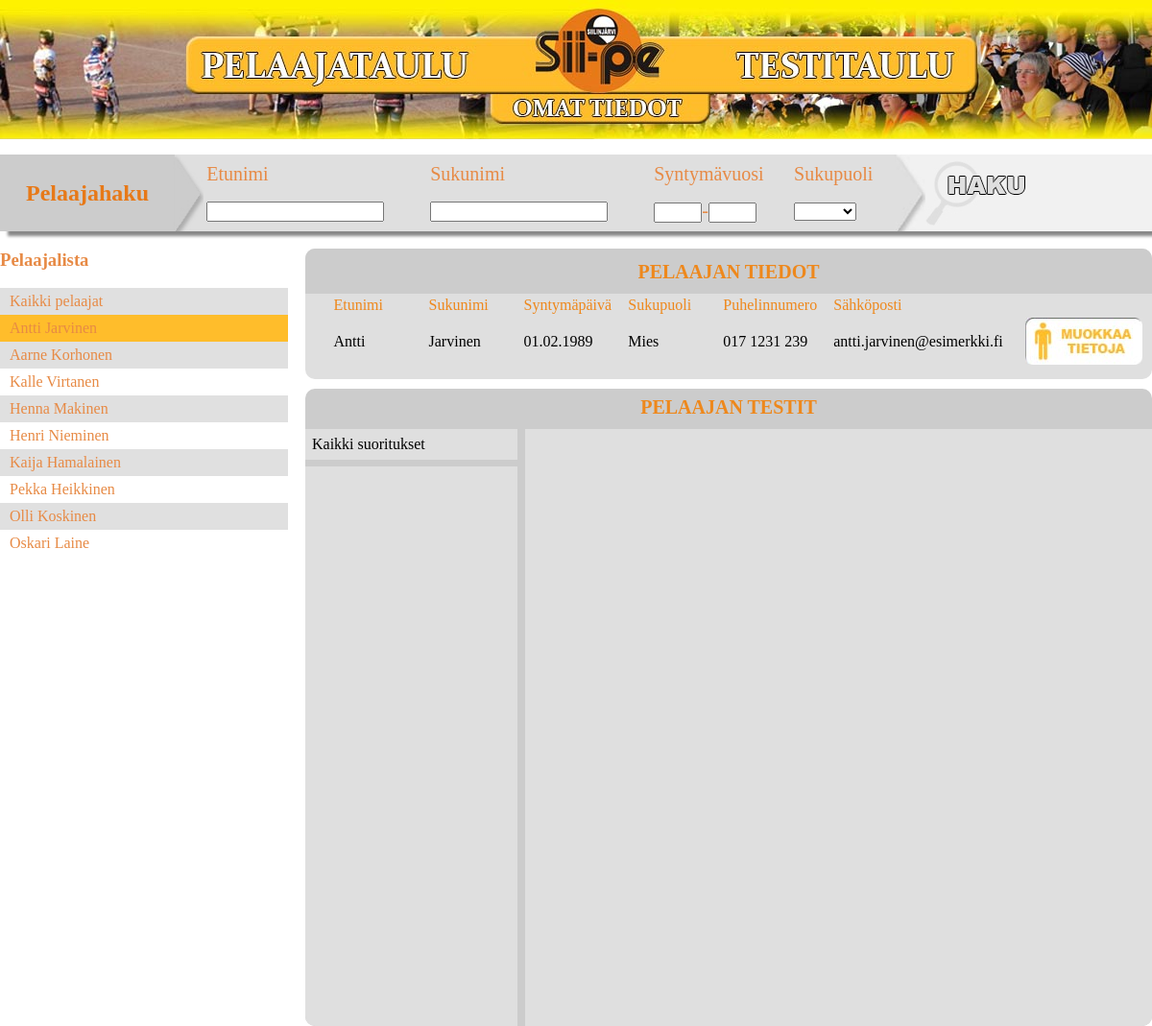
The page /proj/pelaajataulu.php?pelaaja_id=1 on the database its author committed.
### tables this page shows
CREATE TABLE `Pelaaja` (
  `pelaaja_id` INTEGER NOT NULL AUTO_INCREMENT, 
  `etunimi` VARCHAR(255) NOT NULL,
  `sukunimi` VARCHAR(255) NOT NULL,
  `syntymapaiva` DATE NOT NULL,
  `sukupuoli` VARCHAR(255) NOT NULL,
  `puhnro` VARCHAR(255) NOT NULL, 
  `email` VARCHAR(255) NOT NULL, 
  PRIMARY KEY (`pelaaja_id`)
);

### proj/pelaajataulu.php (the view, shortened to what this page needs)
<?php
	echo '
<!DOCTYPE>
<html>
<head>
	<title>Pelaajataulu</title>
	<meta charset="UTF-8" />
	<link rel="stylesheet" type="text/css" href="css/style.css" />
</head>
<body>
	<canvas id="banner"></canvas>
<div id="pelaajataulu">';
echo '
	<div class="hakupalkki">
		<form name="form_haku_pelaaja" id="form_haku1" method="post" action="">
			<div class="hakupalkki_h2">
				<h2>Pelaajahaku</h2>
			</div>
			<img class="nuoli" alt="nuoli1" src="Palat/nuoli1.jpg">
			<div class="hakupalkki_table">
				<table>
					<tr>
						<td>Etunimi</td>
						<td>Sukunimi</td>
						<td>Syntymävuosi</td>
						<td>Sukupuoli</td>
					</tr>
					<tr>
						<td><input type="text" name="pelaajahaku_etunimi"></td>
						<td><input type="text" name="pelaajahaku_sukunimi"></td>
						<td><input class="shortInput" type="text" name="pelaajahaku_syntymavuosi1">-<input class="shortInput" type="text" name="pelaajahaku_syntymavuosi2"></td>
						<td><select name="pelaajahaku_sukupuoli">
							<option value="" selected="selected"></option>
							<option value="Mies">Mies</option>
							<option value="Nainen">Nainen</option>
						</select></td>
					</tr>
				</table>
			</div>
			<img class="nuoli" alt="nuoli2" src="Palat/nuoli2.jpg">
			<div class="hakupainike">
				<input type="submit" name="haku" value="Hae">
			</div>
		</form>
	</div>';
if(isset($_POST['haku']) ){
	$kysely="SELECT PELAAJA_ID, ETUNIMI, SUKUNIMI, SYNTYMAPAIVA, SUKUPUOLI, CONCAT(ETUNIMI, ' ', SUKUNIMI) AS NIMI FROM pelaaja";
	$etunimi = "'%" . $_POST['pelaajahaku_etunimi'] . "%'";
	$sukunimi = "'%" . $_POST['pelaajahaku_sukunimi'] . "%'";
	$x = 0;
	if (!empty($_POST['pelaajahaku_etunimi']) || !empty($_POST['pelaajahaku_sukunimi']) || !empty($_POST['pelaajahaku_sukupuoli']) || !empty($_POST['pelaajahaku_syntymavuosi1']) || !empty($_POST['pelaajahaku_syntymavuosi1']) ) {
		$kysely = $kysely . " WHERE";
		if (!empty($_POST['pelaajahaku_sukunimi'])) {
			$kysely = $kysely . " SUKUNIMI LIKE $sukunimi AND";
			$x = 1;
		}
		if (!empty($_POST['pelaajahaku_etunimi']) ) {
			$kysely = $kysely . " ETUNIMI LIKE $etunimi AND";
			$x = 1;
		}
		if (!empty($_POST['pelaajahaku_sukupuoli'])) {
			$sukupuoli = "'" . $_POST['pelaajahaku_sukupuoli'] . "'";
			$kysely = $kysely .
			" SUKUPUOLI = $sukupuoli AND";
			$x = 1;
		}
		if (!empty($_POST['pelaajahaku_syntymavuosi1']) && !empty($_POST['pelaajahaku_syntymavuosi2'])) {
			$syntymavuosi1 = "'" . $_POST['pelaajahaku_syntymavuosi1'] . "-01" . "-01'";
			$syntymavuosi2 = "'" . $_POST['pelaajahaku_syntymavuosi2'] . "-12" . "-31'";
			$kysely = $kysely .
			" SYNTYMAPAIVA >= $syntymavuosi1 AND SYNTYMAPAIVA <= $syntymavuosi2 AND";
			$x = 1;
		}
		else if(!empty($_POST['pelaajahaku_syntymavuosi1'])){
			$syntymavuosi1 = "'" . $_POST['pelaajahaku_syntymavuosi1'] . "-01" . "-01'";
			$kysely = $kysely .
			" SYNTYMAPAIVA >= $syntymavuosi1 AND";
			$x = 1;
		}
		else if(!empty($_POST['pelaajahaku_syntymavuosi2'])) {
			$syntymavuosi2 = "'" . $_POST['pelaajahaku_syntymavuosi2'] . "-12" . "-31'";
			$kysely = $kysely .
			" SYNTYMAPAIVA <=  $syntymavuosi2 AND";
			$x = 1;
		}
		if ($x = 1) {
			$kysely = substr($kysely, 0, -4);
		}
	}
}
else{
		$kysely="SELECT PELAAJA_ID, ETUNIMI, SUKUNIMI, CONCAT(ETUNIMI, ' ', SUKUNIMI) AS NIMI FROM pelaaja";
	}
$tulos = mysql_query($kysely);
echo '
<div class="row">
	<div class="listaus">
	<h3>Pelaajalista</h3>
		<ul>
			<li id="" onclick="nayta_pelaaja(event);">Kaikki pelaajat</li> ';
if (mysql_num_rows($tulos) > 1){
	while($rivi = mysql_fetch_array($tulos)){
		if (!empty($_GET['pelaaja_id'])) {
			if ($_GET['pelaaja_id'] == $rivi['PELAAJA_ID']) {
				echo '<li class="valittuPelaaja" id="pelaaja_id=' .$rivi['PELAAJA_ID']. '" onclick="nayta_pelaaja(event);">' .$rivi['NIMI']. '</li>';
			}
			else{
				echo '<li id="pelaaja_id=' .$rivi['PELAAJA_ID']. '" onclick="nayta_pelaaja(event);">' .$rivi['NIMI']. '</li>';
			}
		}
		else{
			echo '<li id="pelaaja_id=' .$rivi['PELAAJA_ID']. '" onclick="nayta_pelaaja(event);">' .$rivi['NIMI']. '</li>';
		}
	}
}
echo '	</ul>
	</div>';
include('sisalto.php');
?>
<script>
Canvas = document.getElementById('banner');
Context = Canvas.getContext('2d');
var Banner = new Image();
Banner.src = "img/banner2.jpg";
Canvas.onclick = function(event){
	var x = event.offsetX;
	var y = event.offsetY;
	if(x > 200 && x < 500 && y > 38 &&  y < 95){
		window.location.replace("pelaajataulu.php");
	}
	if(x > 765  && x < 1018 && y < 85 && y > 38 ){
		window.location.replace("testitaulu.php");
	}
	if(x > 512  && x < 740 && y < 125 && y > 96 ){
		window.location.replace("omattiedot.php");
	}
}
</script>
</body>
</html>

### proj/sisalto.php (shortened to what this page needs)
<?php
if(!empty($_GET['pelaaja_id'])){
	$kysely2="SELECT PELAAJA_ID, ETUNIMI, SUKUNIMI, SYNTYMAPAIVA, SUKUPUOLI, PUHNRO, EMAIL FROM pelaaja WHERE PELAAJA_ID = ". $_GET['pelaaja_id'] ." ";
	$tulos2 = mysql_query($kysely2);
	$rivi2 = mysql_fetch_array($tulos2);
	list($vv, $kk, $pp) = explode('-', $rivi2['SYNTYMAPAIVA']);
	$syntymapaiva = $pp . '.' . $kk . '.' . $vv;
	echo '
	<div id="pelaajan_tiedot-testit">
		<div id="pelaajan_tiedot">
			<h4>PELAAJAN TIEDOT</h4>
			<table>
				<tr>
					<td>Etunimi</td>
					<td>Sukunimi</td>
					<td>Syntymäpäivä</td>
					<td>Sukupuoli</td>
					<td>Puhelinnumero</td>
					<td>Sähköposti</td>
				</tr>
				<tr>
					<td>' .$rivi2['ETUNIMI']. '</td>
					<td>' .$rivi2['SUKUNIMI']. '</td>
					<td>' .$syntymapaiva. '</td>
					<td>' .$rivi2['SUKUPUOLI'] .'</td>
					<td>' .$rivi2['PUHNRO']. '</td>
					<td>' .$rivi2['EMAIL']. '</td>
					<form method="post" action="">
					<td><input class="muokkaaTietoja" type="submit" name="pelaajan_tiedot_muokkaa"></td>
					</form>
				</tr>
			</table>
		</div>
	';
	echo '
		<div id="pelaajan_testit">
			<h4>PELAAJAN TESTIT</h4>
			<div id="pelaajan_testit_ikaryhmat">
				<ul>
					<li onclick="window.location.replace(\'pelaajataulu.php?pelaaja_id=' . $_GET['pelaaja_id'] . '&kp=kp\');">Kaikki suoritukset</li>';
		echo '
					</ul>
					<div id="pelaajan_testit_ikaryhmat_footer">
					</div>
				</div>
				<div id="pelaajan_testit_tulokset">
					<table>';
		echo '
					</table>
				</div>
			</div>
		</div>
	</div>
	';
}
?>

### proj/css/style.css (style rules this page uses)
#banner { background-image:url('../Palat/banneri.jpg'); }
canvas { cursor:pointer; width:100%; max-width:1282px; height:145px; max-height:145px; margin:0px; padding:0px }
ul li { list-style:none }
ul { margin:0px; padding:0px; }
body { margin:auto; width:100%; max-width:1282px; }
.row { width:100%; max-width:1282px; }
#pelaajataulu { width:100%; height:100%; }
.hakupalkki { background-color:rgb(241, 241, 241); }
.nuoli { float:left; height:100%; }
.hakupalkki { height: 10%; width:100%; box-shadow:8px 5px 3px #888888; }
.hakupalkki_h2 { float:left; color:rgb(231, 121, 24); width:15%; max-width:15%; height:100%; background-color:rgb(204, 204, 204); }
.hakupalkki h2 { padding: 0% 0% 0% 0%; margin: 15% 0% 0% 15%; }
.hakupalkki table { float:left; width:60%; height:100%; background-color:rgb(223, 223, 223); }
.hakupalkki select { margin:0% 0% 0% 0%; }
.hakupalkki .ShortInput { width:50px; }
.hakupalkki td { font-size:125%; }
.hakupalkki tr td { color:rgb(231, 138, 69); }
.hakupalkki tr, .hakupalkki td, .hakupalkki table { border:0 }
.hakupainike input { background : url("../Palat/haku1.jpg") no-repeat center center; width: 106px; height: 68px; border: none; color: transparent; font-size: 0; cursor:pointer; height:100%; }
.hakupainike { background-color:rgb(241, 241, 241); float:left; height:100%; width:10%; }
.listaus { height:100%; width:25%; float:left; color:rgb(231, 138, 69); }
.listaus ul li { padding:5px 0px 5px 10px; }
.listaus ul li:nth-child(odd) { background-color:rgb(224, 224, 224); }
.listaus ul li:nth-child(even) { background-color:rgb(255, 255, 255); }
.listaus ul li.valittuPelaaja { background-color:rgb(255, 189, 43); }
#pelaajan_tiedot-testit { width:75%; float:right; margin-right:-1.5%; }
#pelaajan_tiedot { border:0px 0px 5px 0px rgb(223, 223, 223); border-top: none; border-radius:10px; height:17%; width:98%; background-color:rgb(223, 223, 223); }
#pelaajan_tiedot h4 { color:rgb(238, 136, 28); height:25%; padding:1% 0% 0% 0%; text-align:center; margin-top:2%; margin-bottom:0; background-color:rgb(204, 204, 204); border-top:5px solid rgb(204, 204, 204); border-radius:10px; border-bottom-right-radius: 0px; border-bottom-left-radius: 0px; font-size:20px; }
#pelaajan_tiedot td { width:10%; }
#pelaajan_tiedot .muokkaaTietoja { float:right; margin-right:5%; }
#pelaajan_tiedot table { padding: 0% 0% 0% 3%; float:left; }
#pelaajan_tiedot tr:first-child { color:rgb(238, 136, 28); }
#pelaajan_tiedot tr, #pelaajan_tiedot td, #pelaajan_tiedot table { border:0 }
#pelaajan_testit { background-color:rgb(204, 204, 204); }
#pelaajan_testit { overflow:hidden; margin-top:10px; width:98%; height:83%; border-radius:10px; }
#pelaajan_testit h4 { text-align:center; color:rgb(238, 136, 28); height:5%; margin:1% 0% 0% 0%; font-weight:800; font-size:20px; }
#pelaajan_testit_tulokset { background-color:rgb(223, 223, 223); }
#pelaajan_testit_tulokset { float:right; width:74%; margin-top:0%; }
#pelaajan_testit_ikaryhmat_footer { height:100%; background-color:rgb(223, 223, 223); }
#pelaajan_testit_ikaryhmat, #pelaajan_testit_tulokset { height:100%; }
#pelaajan_testit_ikaryhmat { float:left; width:25% }
#pelaajan_testit_ikaryhmat ul li { padding: 7px 7px 7px 7px; background-color:rgb(223, 223, 223); margin:7px 0px 7px 0px; }
#pelaajan_testit_ikaryhmat ul li:first-child { margin-top:0; }
.uusipatteri input[type="submit"], .muokkaaTietoja, .poistaPelaaja, .poistaKayttaja, .tallennaTiedot { border: none; color: transparent; font-size: 0; }
.muokkaaTietoja { background: url("../Palat/muokkaaTietoja.jpg") no-repeat center center; width: 122px; height:49px; }

### rows shown on the page
pelaaja: NIMI "Antti Jarvinen", etunimi "Antti", sukunimi "Jarvinen", sukupuoli "Mies", puhnro "017 1231 239", email "antti.jarvinen@esimerkki.fi"
pelaaja: NIMI "Aarne Korhonen"
pelaaja: NIMI "Kalle Virtanen"
pelaaja: NIMI "Henna Makinen"
pelaaja: NIMI "Henri Nieminen"
pelaaja: NIMI "Kaija Hamalainen"
pelaaja: NIMI "Pekka Heikkinen"
pelaaja: NIMI "Olli Koskinen"
pelaaja: NIMI "Oskari Laine"

### other values the page prints
$syntymapaiva "01.02.1989"
